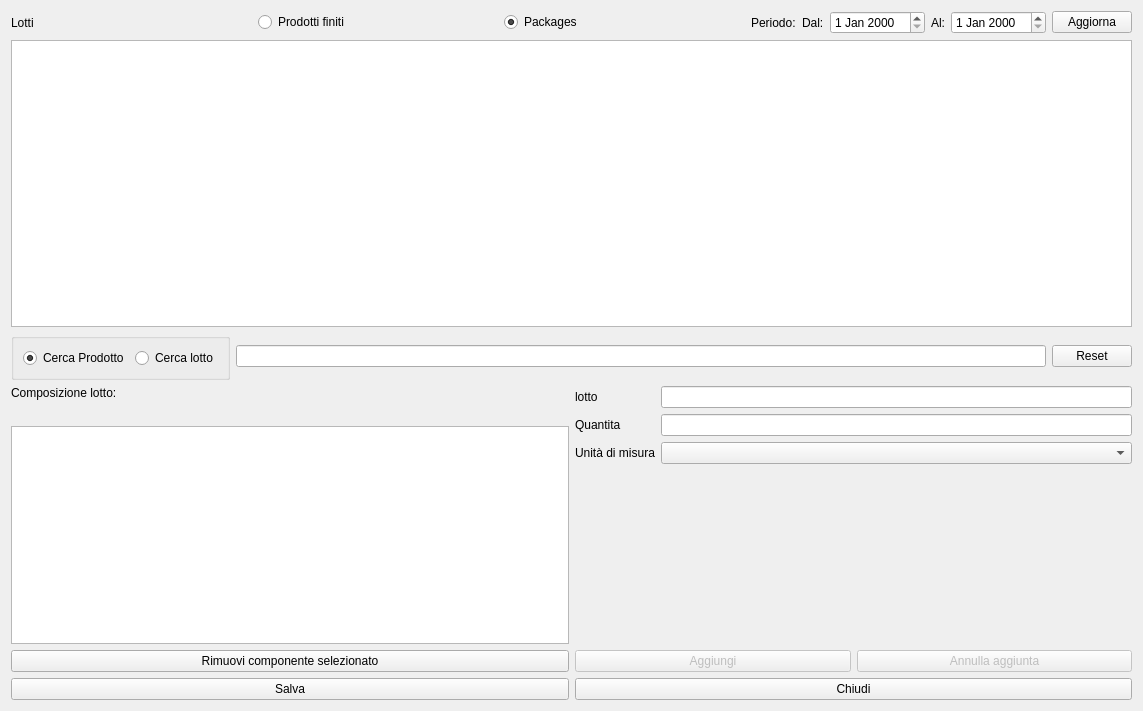
<?xml version="1.0" encoding="UTF-8"?>
<ui version="4.0">
 <class>HModifyProd</class>
 <widget class="QWidget" name="HModifyProd">
  <property name="windowModality">
   <enum>Qt::NonModal</enum>
  </property>
  <property name="geometry">
   <rect>
    <x>0</x>
    <y>0</y>
    <width>1143</width>
    <height>711</height>
   </rect>
  </property>
  <property name="windowTitle">
   <string>Modifica Lotti</string>
  </property>
  <property name="windowIcon">
   <iconset resource="icons.qrc">
    <normaloff>:/Resources/Pencil.PNG</normaloff>:/Resources/Pencil.PNG</iconset>
  </property>
  <layout class="QVBoxLayout" name="verticalLayout_4">
   <item>
    <layout class="QVBoxLayout" name="verticalLayout">
     <item>
      <layout class="QHBoxLayout" name="horizontalLayout_3">
       <item>
        <widget class="QLabel" name="label">
         <property name="text">
          <string>Lotti</string>
         </property>
        </widget>
       </item>
       <item>
        <widget class="QRadioButton" name="radioButton_2">
         <property name="text">
          <string>Prodotti finiti</string>
         </property>
        </widget>
       </item>
       <item>
        <widget class="QRadioButton" name="radioButton">
         <property name="text">
          <string>Packages</string>
         </property>
         <property name="checked">
          <bool>true</bool>
         </property>
        </widget>
       </item>
       <item>
        <layout class="QGridLayout" name="gridLayout_2">
         <item row="0" column="5">
          <widget class="QPushButton" name="pushButton_6">
           <property name="text">
            <string>Aggiorna</string>
           </property>
          </widget>
         </item>
         <item row="0" column="2">
          <widget class="QDateEdit" name="deDal"/>
         </item>
         <item row="0" column="3">
          <widget class="QLabel" name="label_9">
           <property name="text">
            <string>Al:</string>
           </property>
          </widget>
         </item>
         <item row="0" column="4">
          <widget class="QDateEdit" name="deAl"/>
         </item>
         <item row="0" column="0">
          <widget class="QLabel" name="label_5">
           <property name="text">
            <string>Periodo:</string>
           </property>
          </widget>
         </item>
         <item row="0" column="1">
          <widget class="QLabel" name="label_8">
           <property name="text">
            <string>Dal:</string>
           </property>
          </widget>
         </item>
        </layout>
       </item>
      </layout>
     </item>
     <item>
      <widget class="QTableView" name="tvLots">
       <property name="editTriggers">
        <set>QAbstractItemView::NoEditTriggers</set>
       </property>
       <property name="alternatingRowColors">
        <bool>true</bool>
       </property>
       <property name="selectionMode">
        <enum>QAbstractItemView::SingleSelection</enum>
       </property>
       <property name="selectionBehavior">
        <enum>QAbstractItemView::SelectRows</enum>
       </property>
       <property name="sortingEnabled">
        <bool>true</bool>
       </property>
       <attribute name="horizontalHeaderStretchLastSection">
        <bool>true</bool>
       </attribute>
       <attribute name="verticalHeaderVisible">
        <bool>false</bool>
       </attribute>
      </widget>
     </item>
     <item>
      <layout class="QHBoxLayout" name="horizontalLayout_5">
       <item>
        <widget class="QGroupBox" name="groupBox">
         <property name="title">
          <string/>
         </property>
         <property name="alignment">
          <set>Qt::AlignLeading|Qt::AlignLeft|Qt::AlignTop</set>
         </property>
         <layout class="QHBoxLayout" name="horizontalLayout_6">
          <item>
           <widget class="QRadioButton" name="rbprod">
            <property name="text">
             <string>Cerca Prodotto</string>
            </property>
            <property name="checked">
             <bool>true</bool>
            </property>
           </widget>
          </item>
          <item>
           <widget class="QRadioButton" name="rblots">
            <property name="text">
             <string>Cerca lotto</string>
            </property>
           </widget>
          </item>
         </layout>
        </widget>
       </item>
       <item>
        <widget class="QLineEdit" name="leSearch">
         <property name="maximumSize">
          <size>
           <width>16777215</width>
           <height>16777215</height>
          </size>
         </property>
         <property name="frame">
          <bool>true</bool>
         </property>
         <property name="clearButtonEnabled">
          <bool>true</bool>
         </property>
        </widget>
       </item>
       <item>
        <widget class="QPushButton" name="pushButton_7">
         <property name="text">
          <string>Reset</string>
         </property>
        </widget>
       </item>
      </layout>
     </item>
     <item>
      <layout class="QHBoxLayout" name="horizontalLayout_4">
       <item>
        <layout class="QVBoxLayout" name="verticalLayout_3">
         <item>
          <widget class="QLabel" name="label_2">
           <property name="text">
            <string>Composizione lotto:</string>
           </property>
          </widget>
         </item>
         <item>
          <widget class="QLabel" name="lbProd">
           <property name="text">
            <string/>
           </property>
          </widget>
         </item>
         <item>
          <widget class="QTableView" name="tvDetails">
           <property name="selectionMode">
            <enum>QAbstractItemView::SingleSelection</enum>
           </property>
           <property name="selectionBehavior">
            <enum>QAbstractItemView::SelectRows</enum>
           </property>
          </widget>
         </item>
         <item>
          <widget class="QPushButton" name="pushButton_3">
           <property name="text">
            <string>Rimuovi componente selezionato</string>
           </property>
           <property name="icon">
            <iconset resource="icons.qrc">
             <normaloff>:/Resources/Minus.PNG</normaloff>:/Resources/Minus.PNG</iconset>
           </property>
          </widget>
         </item>
        </layout>
       </item>
       <item>
        <layout class="QVBoxLayout" name="verticalLayout_2">
         <item>
          <layout class="QFormLayout" name="formLayout_2">
           <item row="0" column="0">
            <widget class="QLabel" name="label_4">
             <property name="text">
              <string>lotto</string>
             </property>
            </widget>
           </item>
           <item row="0" column="1">
            <widget class="QLineEdit" name="leLotto"/>
           </item>
           <item row="1" column="0">
            <widget class="QLabel" name="label_6">
             <property name="text">
              <string>Quantita</string>
             </property>
            </widget>
           </item>
           <item row="1" column="1">
            <widget class="QLineEdit" name="leQuantita"/>
           </item>
           <item row="2" column="0">
            <widget class="QLabel" name="label_7">
             <property name="text">
              <string>Unità di misura</string>
             </property>
            </widget>
           </item>
           <item row="2" column="1">
            <widget class="QComboBox" name="cbUm"/>
           </item>
          </layout>
         </item>
         <item>
          <layout class="QHBoxLayout" name="horizontalLayout_2">
           <item>
            <widget class="QPushButton" name="pushButton_4">
             <property name="enabled">
              <bool>false</bool>
             </property>
             <property name="text">
              <string>Aggiungi</string>
             </property>
             <property name="icon">
              <iconset resource="icons.qrc">
               <normaloff>:/Resources/Plus.PNG</normaloff>:/Resources/Plus.PNG</iconset>
             </property>
            </widget>
           </item>
           <item>
            <widget class="QPushButton" name="pushButton_5">
             <property name="enabled">
              <bool>false</bool>
             </property>
             <property name="text">
              <string>Annulla aggiunta</string>
             </property>
             <property name="icon">
              <iconset resource="icons.qrc">
               <normaloff>:/Resources/Banned-Sign.PNG</normaloff>:/Resources/Banned-Sign.PNG</iconset>
             </property>
            </widget>
           </item>
          </layout>
         </item>
        </layout>
       </item>
      </layout>
     </item>
    </layout>
   </item>
   <item>
    <layout class="QHBoxLayout" name="horizontalLayout">
     <item>
      <widget class="QPushButton" name="pushButton">
       <property name="text">
        <string>Salva</string>
       </property>
       <property name="icon">
        <iconset resource="icons.qrc">
         <normaloff>:/Resources/save-icon.png</normaloff>:/Resources/save-icon.png</iconset>
       </property>
       <property name="iconSize">
        <size>
         <width>32</width>
         <height>32</height>
        </size>
       </property>
      </widget>
     </item>
     <item>
      <widget class="QPushButton" name="pushButton_2">
       <property name="text">
        <string>Chiudi</string>
       </property>
       <property name="icon">
        <iconset resource="icons.qrc">
         <normaloff>:/Resources/Actions-window-close-icon.png</normaloff>:/Resources/Actions-window-close-icon.png</iconset>
       </property>
       <property name="iconSize">
        <size>
         <width>32</width>
         <height>32</height>
        </size>
       </property>
      </widget>
     </item>
    </layout>
   </item>
  </layout>
 </widget>
 <resources>
  <include location="icons.qrc"/>
 </resources>
 <connections/>
</ui>
